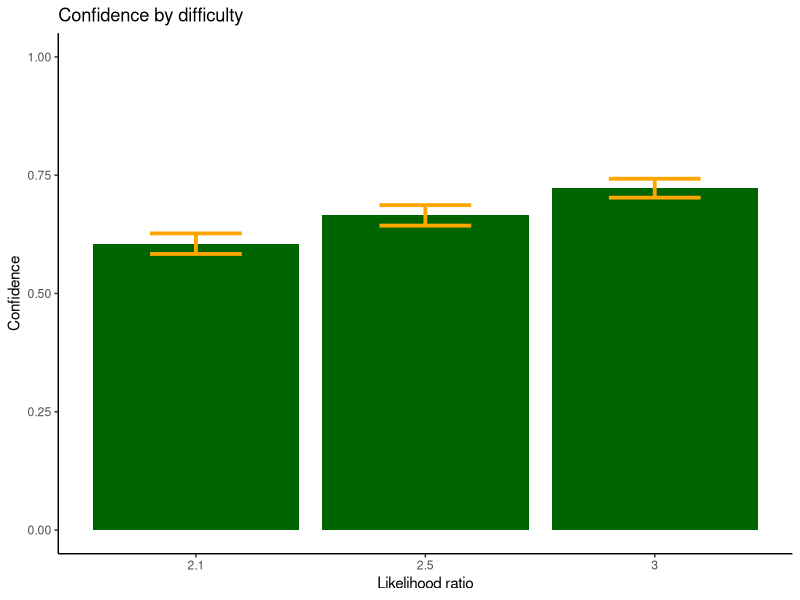
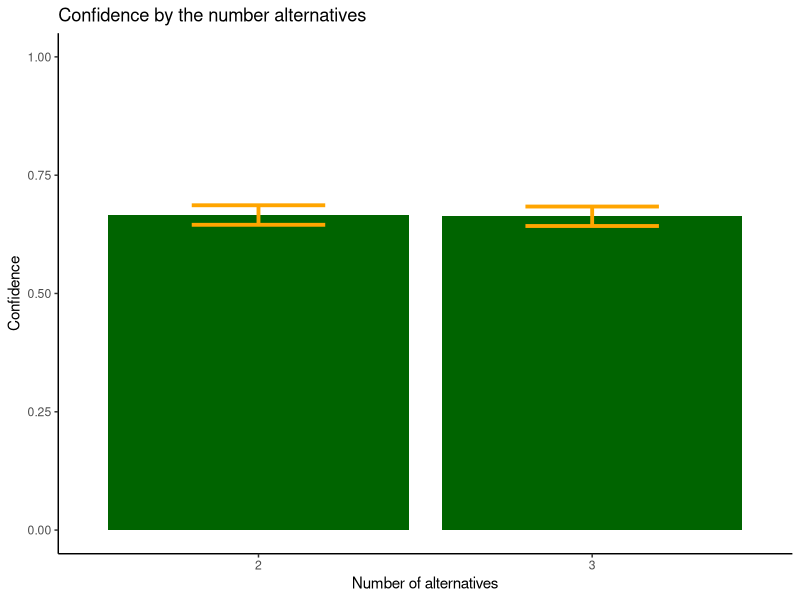
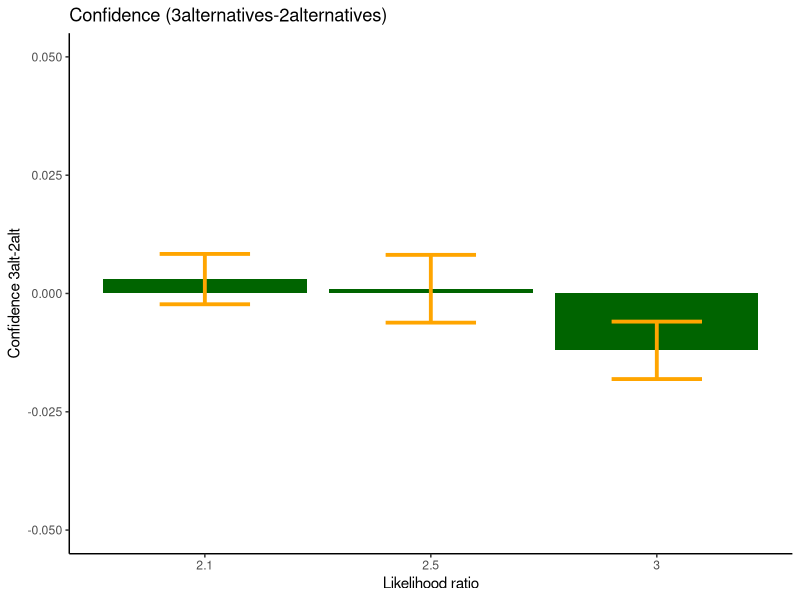

Write the R code that produced these figures, in order.
library(tidyverse)

# -----------------------------------------------------------------------------------------------

data <- read.csv2('data_experiment3.csv')
data$Correct = as.logical(data$Correct)
data <- as_tibble(data)

# ----------------------------------------------------------------------------------------------------

####---- confidence by difficulty ----####

data %>%
  group_by(Nsujeto, distance_ratio) %>%  
  summarize(conf = mean(Confidence)) %>% 
  ggplot(aes(x=as.factor(distance_ratio),
             y=conf))+
  stat_summary(fun.data = mean_se,
               geom='bar', fill='darkgreen')+
  stat_summary(fun.data = mean_se,
               geom='errorbar', color='orange', width=0.4, size=1.3)+
  ylim(c(0,1))+
  xlab('Likelihood ratio')+
  ylab('Confidence')+
  ggtitle('Confidence by difficulty')+
  theme_classic()

####---- confidence by the amount of alternatives ----####

data %>%
  group_by(Nsujeto, Nalternativas) %>%
  summarize(conf=mean(Confidence)) %>%
  ggplot(aes(x=as.factor(Nalternativas),
             y=conf))+
  stat_summary(fun.data = mean_se,
               geom='bar', fill='darkgreen')+
  stat_summary(fun.data = mean_se,
               geom='errorbar', color='orange', width=0.4, size=1.3)+
  ylim(c(0,1))+
  xlab('Number of alternatives')+
  ylab('Confidence')+
  ggtitle('Confidence by the number alternatives')+
  theme_classic()


####---- confidence 3 alternatives - 2 alternatives ----####

levels <- sort(unique(data$distance_ratio), decreasing = T)
nsubj  <- max(data$Nsujeto)
conf_data <- matrix(NA, nsubj, 3) # 3 levels of difficulty

for(i in 1:nsubj){
  subj <- data[data$Nsujeto==i,]
  temp <- c()
  
  
  for(j in levels){
    indx3 <- which(subj$distance_ratio==j & subj$Nalternativas==3)
    indx2 <-  which(subj$distance_ratio==j & subj$Nalternativas==2)
    temp <- c(temp, mean(subj[indx3,]$Confidence)-mean(subj[indx2,]$Confidence))
  }
  
  
  conf_data[i,] <- temp
  
}

# standard error of mean 
level1 <- mean_se(conf_data[,1])
level2 <- mean_se(conf_data[,2])
level3 <- mean_se(conf_data[,3])

# plot
graphdata <- data.frame(names = levels, 
                        values = colMeans(conf_data))

graphdata %>%
  ggplot(aes(x=as.factor(levels),y=values))+
  geom_col(fill='darkgreen')+
  geom_errorbar(aes(x=as.factor(levels), ymin=c(level1$ymin, level2$ymin, level3$ymin),
                    ymax=c(level1$ymax,level2$ymax,level3$ymax)), width=0.4, 
                size=1.3, color='orange')+
  ylim(c(-0.05, 0.05))+
  ggtitle('Confidence (3alternatives-2alternatives)')+
  ylab('Confidence 3alt-2alt')+
  xlab('Likelihood ratio')+
  theme_classic()
